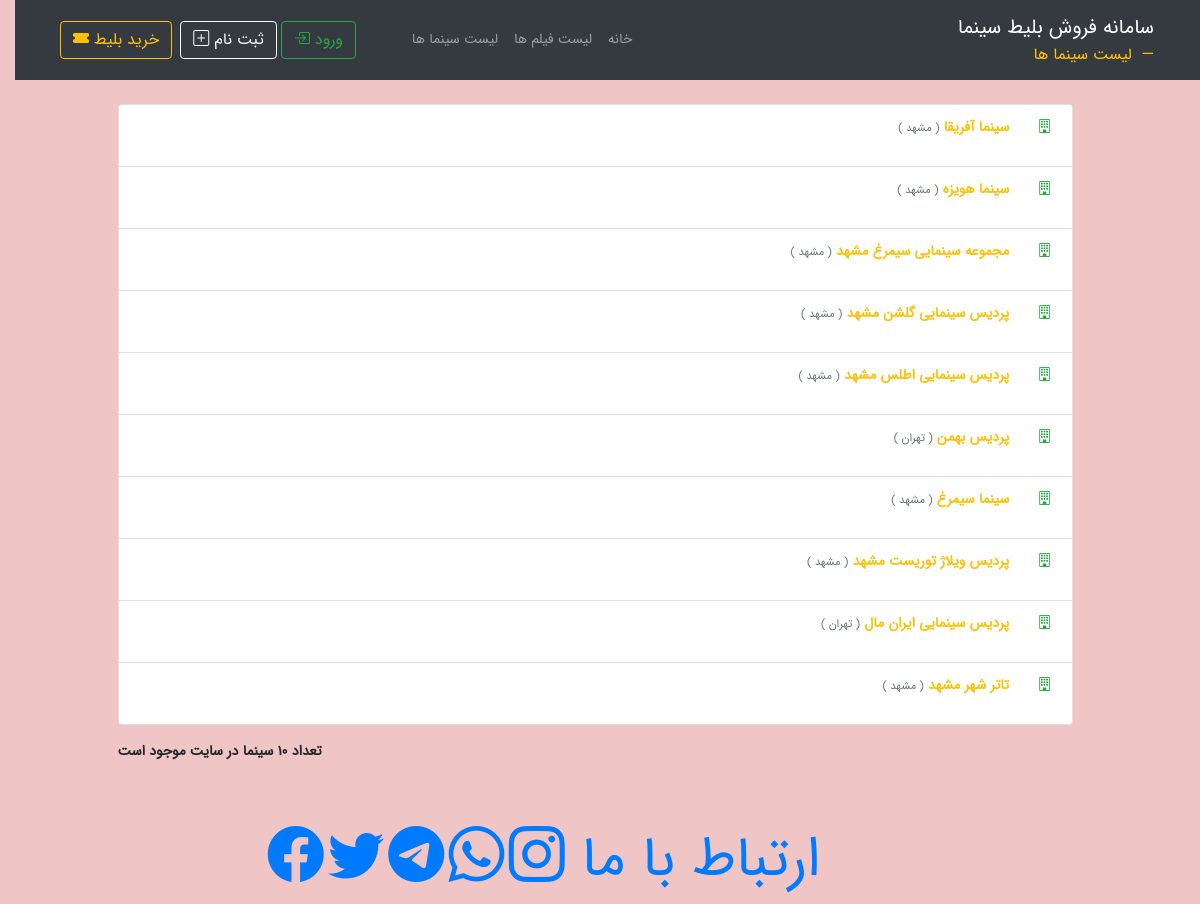
Screenshot of /Ticketing/cinema/list/ with the database file from the repository.
### Ticketing/models.py (models this page shows)
class Cinema (models.Model):
    class Meta:
        verbose_name = 'سالن سینما'
        verbose_name_plural = 'سالن سینما'
    Cod = models.IntegerField('شماره پروانه', primary_key=True)
    name = models.CharField('نام سالن', max_length=50)
    city = models.CharField('شهر', max_length=30, default='مشهد')
    capacity = models.IntegerField('ظرفیت')
    phone = models.CharField('شماره', max_length=50, null=True)
    address = models.TextField('آدرس', null=True)
    image = models.ImageField('تصویر', upload_to='cinema_images/', blank=True)
    def __str__(self):
        return self.name
    pass

### Ticketing/views.py (the view)
# urls.py: path('cinema/list/', views.cinema_list, name='cinema_list'),
def cinema_list(request):
    cinemas = Cinema.objects.all()
    cinemas_c = Cinema.objects.all().count()
    context = {
        'cinemas': cinemas,
        'cinemas_c': cinemas_c
    }
    return render(request, 'ticketing/cinema_list.html', context)

### Ticketing/templates/ticketing/cinema_list.html (shortened to what this page needs)
{% extends "ticketing/page-Base_list.html" %}
{% block page-nav-name %}
    لیست سینما ها
{% endblock %}
{% block main-content %}
    <div class="row pt-2">
        <div class="col-1"> </div>
        {% if cinemas %}
        <div class="col-10">
            <ul class="list-group font-weight-bold">
                {% for cinema in cinemas %}
                    <a class="list-group-item list-group-item-action" href="{% url "Ticketing:cinema_detail" cinema_id=cinema.Cod %}">
                        <p class="text-primary">
                            <i class="bi bi-building text-success ml-4"></i>
                            {{ cinema }}
                            <small class="text-footer text-muted">( {{ cinema.city }} )</small>
                        </p>
                    </a>
                {% endfor %}
            </ul>
            <div class="text-left pr-5 font-weight-bold">
                <p class="pt-3">
                    تعداد
                    {{ cinemas_c }}
                    سینما در سایت موجود است
                </p>
            </div>
        {% else %}
            <h1 class="alert alert-danger text-center d-block" style="text-align: center">هیچ سینما موجود نمی باشد </h1>
        {% endif %}
        </div>
    </div>
{% endblock %}

### Ticketing/templates/ticketing/page-Base_list.html (shortened to what this page needs)
{% load static %}
<!DOCTYPE html>
<html lang="fa" dir="rtl">
<head>
    <link rel="stylesheet" type="text/css" href="{% static "ticketing/css/bootstrap.css" %}">
    <link rel="stylesheet" type="text/css" href="{% static "ticketing/css/font-awesome.css" %}">
    <link rel="stylesheet" type="text/css" href="{% static "ticketing/css/main.css" %}">
    <link rel="stylesheet" href="https://cdn.jsdelivr.net/npm/bootstrap-icons@1.8.3/font/bootstrap-icons.css">
</head>
<body>
    <nav class="navbar navbar-expand-md navbar-dark bg-dark mb-3">
        <div class="container">
            <a class="navbar-brand" href="http://127.0.0.1:8000/">
                سامانه فروش بلیط سینما
            <small class="blockquote-footer text-primary">
                {% block page-nav-name %} {% endblock %}
            </small>
            </a>
            <div class="collapse navbar-collapse" id="navbarNav">
                <ul class="navbar-nav mr-auto">
                    <li class="nav-item">
                        <a class="nav-link" href="http://127.0.0.1:8000/">خانه</a>
                    </li>
                    <li class="nav-item">
                        <a class="nav-link" href="{% url "Ticketing:movie_list" %}">لیست فیلم ها</a>
                    </li>
                    <li class="nav-item">
                        <a class="nav-link" href="{% url "Ticketing:cinema_list" %}">لیست سینما ها</a>
                    </li>
                        {% if user.is_authenticated %}
                            <li class="nav-item">
                                <a class="nav-link" href="{% url "Ticketing:showtime_list" %}">لیست سانس ها</a>
                            </li>
                            <li class="nav-item  ">
                                {{ user.is_authenticat }}
                            <div class="dropdown pr-5 ">
                                <button class="dropdown-topple btn btn-primary" type="button" data-toggle="dropdown">
                                    {% if user.get_full_name %}
                                        {{ user.get_full_name }}
                                    {% else %}
                                        {{ user.username }}
                                    {% endif %}
                                </button>
                                <div class="dropdown-menu">
                                    <p class="dropdown-item">اعتبار : {{ user.profile.balance }} تومان
                                        <i class="fas fa-coins text-primary"></i>
                                    </p>
                                     <hr/>
                                    <a class="dropdown-item" href="{% url "accounts:profile" %}">پروفایل
                                        <i class="bi bi-person-workspace text-info"></i>
                                    </a>
                                    <a class="dropdown-item" href="{% url "Ticketing:ticket_list" %}">بلیط های من
                                        <i class=" fas fa-ticket-alt text-success"></i>
                                    </a>
                                    <a class="dropdown-item" href="{% url "accounts:payment" %}">پرداخت های من
                                        <i class="bi bi-receipt-cutoff text-info"></i>
                                    </a>
                                    <hr/>
                                    <a class="dropdown-item" href="{% url "accounts:logout" %}">خروج
                                        <i class="bi bi-box-arrow-right text-danger"></i>
                                    </a>
                                </div>
                            </div>
                       </li>
                    {% else %}
                        <li class="nav-item pr-5">
                            <a class="btn btn-outline-success" href="{% url "accounts:login" %}">ورود
                                <i class="bi bi-box-arrow-in-right"></i>
                            </a>
                            <a class="btn btn-outline-light " href="{% url "accounts:signup" %}">ثبت نام
                                <i class="bi bi-plus-square"></i>
                            </a>
                        </li>
                    {% endif %}
                    <li class="nav-item pr-2">
                        <a class="btn btn-outline-warning" href="{% url "Ticketing:showtime_list" %}"> خرید بلیط
                            <i class="bi bi-ticket-fill"></i>
                        </a>
                    </li>
                </ul>
            </div>
        </div>
    </nav>
        {% block main-content %}{% endblock %}
    <div class="row pt-5 d-flex sticky-bottom">
        <div class="col-md-4"></div>
        <div class="align-content-end d-flex flex-column">
            <a class="text-decoration-none" href="https://www.instagram.com/hamedord81/">
                <p class="display-4 d-inline" > ارتباط با ما  </p>
                    <i class="bi bi-instagram display-4 pt-5"></i>
                    <i class="bi bi-whatsapp  display-4 pt-5"></i>
                    <i class="bi bi-telegram  display-4 pt-5"></i>
                    <i class="bi bi-twitter   display-4 pt-5"></i>
                    <i class="bi bi-facebook  display-4 pt-5"></i>
            </a>
        </div>
    </div>
</body>
</html>

### Ticketing/Static/Ticketing/css/main.css (style rules this page uses)
body { direction: rtl; text-align: right; font-family: IRANSansWeb; font-size: 14px !important; margin: 1; background-color: #efc5c5; }

### rows the page displays
Cinema: name "سینما آفریقا", city "مشهد"
Cinema: name "سینما هویزه", city "مشهد"
Cinema: name "مجموعه سینمایی سیمرغ مشهد", city "مشهد"
Cinema: name "پردیس سینمایی گلشن مشهد", city "مشهد"
Cinema: name "پردیس سینمایی اطلس مشهد", city "مشهد"
Cinema: name "پردیس بهمن", city "تهران"
Cinema: name "سینما سیمرغ", city "مشهد"
Cinema: name "پردیس ویلاژ توریست مشهد", city "مشهد"
Cinema: name "پردیس سینمایی ایران مال", city "تهران"
Cinema: name "تاتر شهر مشهد", city "مشهد"

### other values shown
{{ cinemas_c }} "10"
